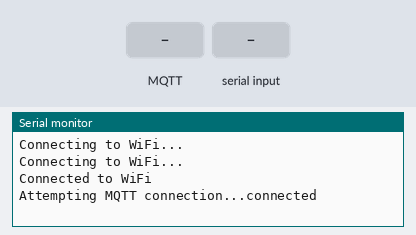
The sketch below on a simulated ESP32. Parts: the last lines printed to the serial monitor. The test bench sets the inputs (shaded band). WiFi joins after 1.5 s; servers stay silent unless stated; no MQTT or app messages arrive unless stated.

Above: at 3.2 s.
3.3 s: MQTT message "5" arrives on the first subscribed topic
At 4.4 s:
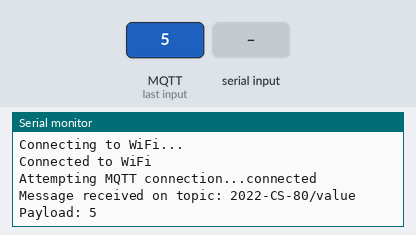
4.8 s: "90,45\n" received over Serial
At 5.8 s:
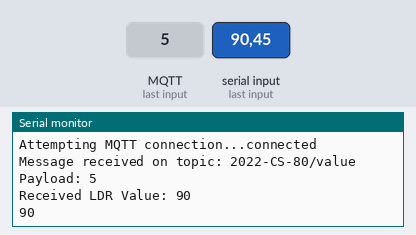
6.6 s: MQTT message "on" arrives on the first subscribed topic
At 8.2 s:
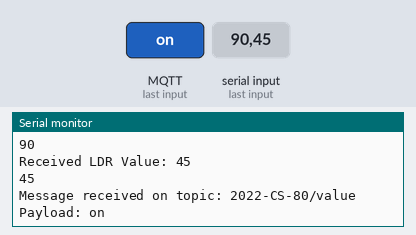
8.9 s: MQTT message "off" arrives on the first subscribed topic
At 10.6 s:
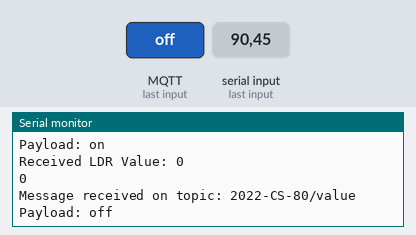

Measured:
- after the input at 3.3 s, the serial monitor: prints a new line at once (image 1)
- after the input at 4.8 s, the serial monitor: prints a new line at once (image 2)
- after the input at 6.6 s, the serial monitor: prints a new line after 0.80 s (image 3)
- after the input at 8.9 s, the serial monitor: prints a new line after 0.81 s (image 4)

The sketch:

IOT_Programming.ino
```cpp
// for esp32 code

#include <WiFi.h>
#include <PubSubClient.h>
#include <ThingSpeak.h>

// Details of WIFI Connection
const char *ssid = "Saqlain";
const char *password = "11223344";

// Details of ThingSpeak Channel
long myChannelNumber = 2390848;
const char *myWriteAPIKey = "QYFPMA31BRT11Z26";

// Details of MQTT Broker and topics
const char *mqttServer = "test.mosquitto.org";
const int mqttPort = 1883;
const char *mqttClientId = "2022CS80/device";
const char *inTopic = "2022-CS-80/value";      // threshold value will be taken here
const char *outTopic = "2022-CS-80/intensity"; // intensity of current light will be published here

// Random Variables
long currentTime, lastTime;
int count = 0;
char messages[50];

WiFiClient espClient;
PubSubClient client(espClient);

void callback(char *topic, byte *payload, unsigned int length)
{
    // This function will be called when a message is received on the subscribed topic
    Serial.print("Message received on topic: ");
    Serial.println(inTopic);

    Serial.print("Payload: ");
    for (int i = 0; i < length; i++)
    {
        Serial.print((char)payload[i]);
    }
    Serial.println();

    // Add your logic to process the received message here
}

void reconnect()
{
    // Loop until we're reconnected
    while (!client.connected())
    {
        Serial.print("Attempting MQTT connection...");

        if (client.connect(mqttClientId))
        {
            Serial.println("connected");
            // Once connected, you can subscribe or publish to topics
            client.subscribe(inTopic);
        }
        else
        {
            Serial.print("failed, rc=");
            Serial.print(client.state());
            Serial.println(" try again in 5 seconds");
            // Wait 5 seconds before retrying
            delay(5000);
        }
    }
}
void setup()
{
    Serial.begin(115200);

    // Connect to Wi-Fi
    WiFi.begin(ssid, password);
    while (WiFi.status() != WL_CONNECTED)
    {
        delay(1000);
        Serial.println("Connecting to WiFi...");
    }
    Serial.println("Connected to WiFi");
    ThingSpeak.begin(espClient);

    // Setup MQTT Server
    client.setServer(mqttServer, mqttPort);
    client.setCallback(callback);
    client.subscribe(inTopic);
}

void loop()
{
    if (!client.connected())
    {
        reconnect();
    }
    client.loop();

    // Check if data is available on Serial
    if (Serial.available() > 0)
    {
        // Read the LDR value from Serial
        // After a value is read from Serial
        // 1. Display it on Serial Monitor
        // 2. Save it in ThingSpeak Database
        // 3. Publish it on MQTT broker

        int ldrValue = Serial.parseInt();

        // Print the received value on Serial Monitor
        Serial.println("Received LDR Value: " + String(ldrValue));

        // Send data to ThingSpeak
        ThingSpeak.writeField(myChannelNumber, 1, ldrValue, myWriteAPIKey);

        // Publish the Value on the MQTT Broker
        snprintf(messages, 10, "%ld", ldrValue);
        Serial.println(messages);
        client.publish(outTopic, messages);

        // >>>>>>> This is logic to print integer in continuous loop
        // currentTime = millis();
        // if (currentTime - lastTime > 2000)
        // {
        //     count++;
        //     snprintf(messages, 75, "Count: %ld", count);
        //     Serial.print("Sending messages: ");
        //     Serial.println(count);
        //     // client.publish(outTopic, messages);
        //     lastTime = millis();
        // }

        Serial.flush();
        delay(1000); // Delay before sending the next data
    }
}
```
